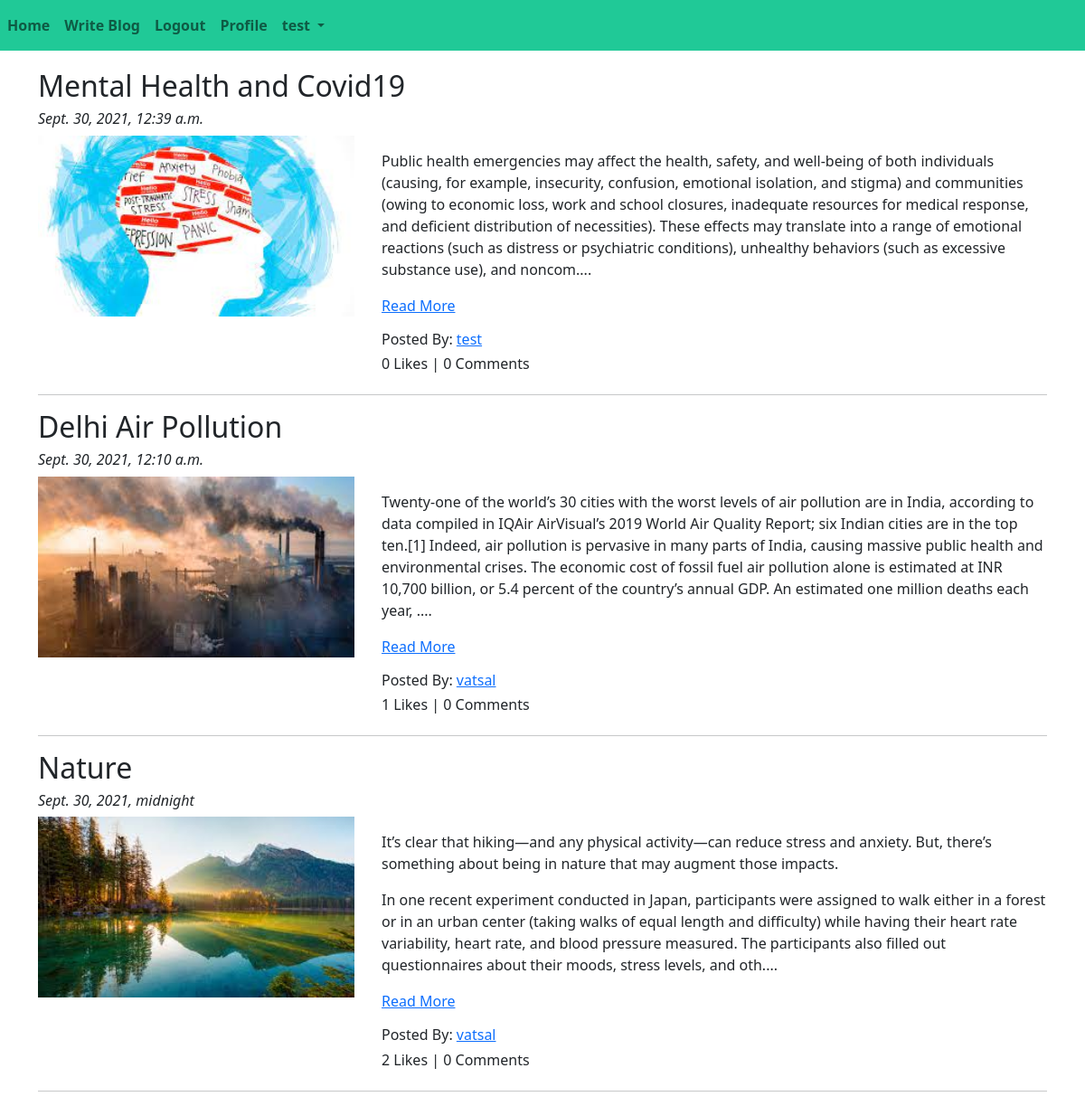
Screenshot of /blog/ (signed in) with the database file from the repository.
### App_Blog/models.py (models this page shows, shortened)
class Blog(models.Model):
    author = models.ForeignKey(User,on_delete=models.CASCADE,related_name = 'post_author')
    blog_title = models.CharField(max_length=300,verbose_name='Put a Title')
    slug = models.SlugField(max_length=300,unique=True)
    blog_content = models.TextField(verbose_name="What's in your mind?")
    blog_image = models.ImageField(upload_to='blog_images',verbose_name='Blog Image')
    publish_date = models.DateTimeField(auto_now_add=True)
    update_date = models.DateTimeField(auto_now=True)
    class Meta:
        ordering = ['-publish_date']

### App_Blog/views.py (the view)
# urls.py: path('',views.BlogList.as_view(),name = 'blog_list'),
class BlogList(ListView):
    context_object_name = 'blogs'
    model = Blog
    template_name = 'App_Blog/blog_list.html'

### App_Blog/templatetags/custom_filters.py (called while the page is built)
def range_filter(value):
    return value[0:500] + '....'

### templates/App_Blog/blog_list.html (shortened to what this page needs)
{% extends 'base.html' %}
{% load custom_filters %}
{% block body %}
{% for blog in blogs %}
<h2>{{ blog.blog_title }}</h2>
<h6><i>{{ blog.publish_date }}</i></h6>
<div class="row">
    <div class="col-sm-4">
        <img src="/media/{{ blog.blog_image}}" alt="{{ blog.blog_title }}" title="{{ blog.blog_title }}" width="350px" height="200px">
    </div>
    <div class="col-sm-8">
        <p>{{ blog.blog_content|range_filter|linebreaks}}
        <a href="{% url 'App_Blog:blog_details' slug=blog.slug %}">Read More</a>
        </p>
        <h6>Posted By: <a href="">{{ blog.author }}</a></h6>
        <h6>{{ blog.liked_blog.count }} Likes | {{ blog.blog_comment.count }} Comments</h6>
    </div>
</div>
<hr>
{% endfor %}
{% endblock %}

### templates/base.html (shortened to what this page needs)
<!doctype html>
<html lang="en">
<head>
    <link href="https://cdn.jsdelivr.net/npm/bootstrap@5.1.1/dist/css/bootstrap.min.css" rel="stylesheet"
>
    <link rel="stylesheet" href="https://pro.fontawesome.com/releases/v5.10.0/css/all.css"/>
</head>
<body>
    <nav class ="navbar navbar-expand-lg  navbar-light " style="background-color: #20c997;">
        <ul class = "navbar-nav">
            <li class="nav-item active">
                <a class = "nav-link" href="{% url 'index' %}"><strong>Home</strong></a>
            </li>
            {% if user.is_authenticated %}
            <li class="nav-item active">
                <a class = "nav-link" href="{% url 'App_Blog:create_blog' %}"><strong>Write Blog</strong></a>
            </li>
            <li class="nav-item active">
                <a class = "nav-link" href="{% url 'App_Login:logout' %}"><strong>Logout</strong></a>
            </li>
            <li class="nav-item active">
                <a class = "nav-link" href="{% url 'App_Login:profile' %}"><strong>Profile</strong></a>
            </li>
            {% endif %}
            {% if user.is_authenticated %}
            <li class="nav-item dropdown">
                <a class="nav-link dropdown-toggle" href="#" id="navbarDropdown" role="button"
                   data-bs-toggle="dropdown" aria-expanded="false">
                    <strong>{{ user.username }}</strong>
                </a>
            </li>
            {% endif %}
        </ul>
    </nav>
    <div class = 'container' style="padding-top:20px">
        {% block body %}
        {% endblock %}
    </div>
</body>
</html>

### rows the page displays
Blog: blog_title "Mental Health and Covid19", publish_date "Sept. 30, 2021, 12:39 a.m.", blog_image (picture), blog_content|range_filter "Public health emergencies may affect the health, safety, and well-being of both individuals (causing, for example, insecurity, confusion, emotional isolation, and stigma) and communities (owing to economic loss, work and school closures, inadequate resources for medical response, and deficient distribution of necessities). These effects may translate into a range of emotional reactions (such as distress or psychiatric conditions), unhealthy behaviors (such as excessive substance use), and noncom....", author "test", liked_blog.count "0", blog_comment.count "0"
Blog: blog_title "Delhi Air Pollution", publish_date "Sept. 30, 2021, 12:10 a.m.", blog_image (picture), blog_content|range_filter "Twenty-one of the world’s 30 cities with the worst levels of air pollution are in India, according to data compiled in IQAir AirVisual’s 2019 World Air Quality Report; six Indian cities are in the top ten.[1] Indeed, air pollution is pervasive in many parts of India, causing massive public health and environmental crises. The economic cost of fossil fuel air pollution alone is estimated at INR 10,700 billion, or 5.4 percent of the country’s annual GDP. An estimated one million deaths each year, ....", author "vatsal", liked_blog.count "1", blog_comment.count "0"
Blog: blog_title "Nature", publish_date "Sept. 30, 2021, midnight", blog_image (picture), blog_content|range_filter "It’s clear that hiking—and any physical activity—can reduce stress and anxiety. But, there’s something about being in nature that may augment those impacts. In one recent experiment conducted in Japan, participants were assigned to walk either in a forest or in an urban center (taking walks of equal length and difficulty) while having their heart rate variability, heart rate, and blood pressure measured. The participants also filled out questionnaires about their moods, stress levels, and oth....", author "vatsal", liked_blog.count "2", blog_comment.count "0"

### other values shown
{{ user.username }} "test"
